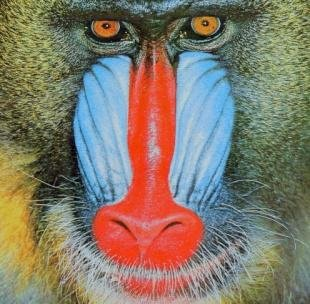
#> input picture Labo-5/content/Imagenes/mandril_color.jpg, 310 x 304 px
$ jupyter execute --allow-errors PracticaColores.ipynb
#> lines starting #> are read from the running program, lines starting #| are printed output that depends on the picture
#Configuracion

[cell 1]
#Pueden utiilizar la funcion convolve de scipy para realizar las convoluciones necesarias
from scipy import ndimage
from skimage import filters
from skimage import util
from skimage import color
import skimage.io as io
from skimage import exposure
from skimage import img_as_ubyte
from skimage import img_as_float
from skimage import img_as_float64


import cv2
import PIL

import matplotlib.pyplot as plt
import numpy as np

import os

#Imagenes de color RGB
Las imagenes digitales a color estaran compuestas por 3 dimensiones, cada una representando un canal diferente de color.

[cell 2]
# Indicamos el camino a la imagen
imagenFilename = os.path.join("./content/Imagenes", 'mandril_color.jpg')
# Abrimos la imagen sin pasarla a escala de gris.
imagenPrueba = io.imread(imagenFilename)
#> imagenPrueba is the input picture: shape (304, 310, 3); mean R, G, B 130.8, 121.6, 106.3

fig, axes = plt.subplots(2, 2, figsize=(8, 8))
ax = axes.ravel()

ax[0].imshow(imagenPrueba) # Imagen Compuesta
ax[1].imshow(imagenPrueba[:,:,0], cmap=plt.cm.gray) # Canal Rojo
ax[2].imshow(imagenPrueba[:,:,1], cmap=plt.cm.gray) # Canal Verde
ax[3].imshow(imagenPrueba[:,:,2], cmap=plt.cm.gray) # Canal Azul

fig.tight_layout()
plt.show()
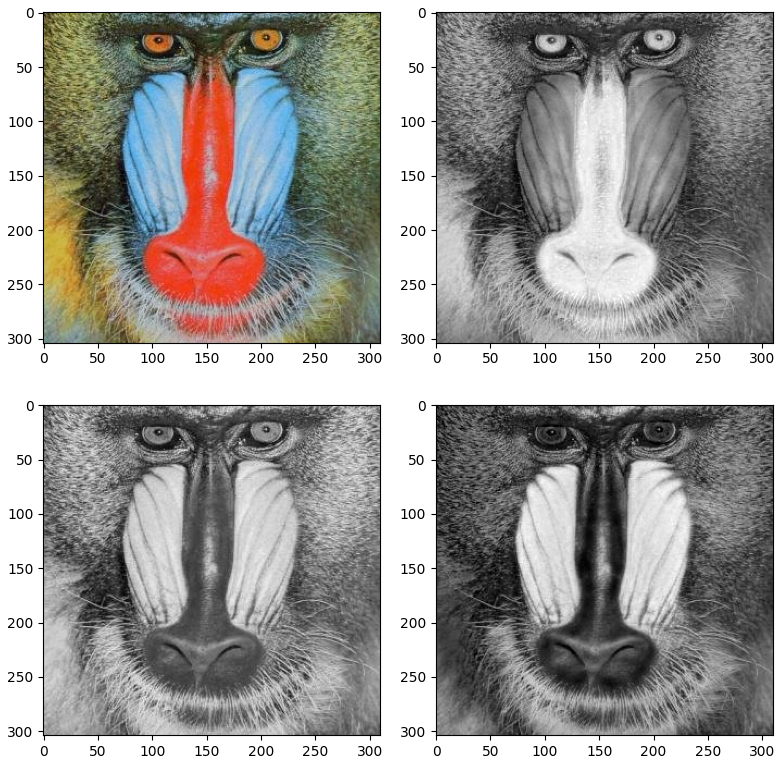
#> figure drawn by matplotlib, 4 panels

# Histograma Por Canal

[cell 3]
def histogramasPorCanalRGB(image):
  histogramaR, _ = np.histogram(image[:,:,0], bins=256, range=(0, 256))
#> histogramaR = 256 values, max 722 at index 107, min 5 at index 253, mean 368.1
  histogramaG, _ = np.histogram(image[:,:,1], bins=256, range=(0, 256))
#> histogramaG = 256 values, max 739 at index 181, min 0 at index 216, mean 368.1
  histogramaB, _ = np.histogram(image[:,:,2], bins=256, range=(0, 256))
#> histogramaB = 256 values, max 800 at index 65, min 0 at index 249, mean 368.1

  return histogramaR,histogramaG,histogramaB

[cell 4]
imagenFilename = os.path.join("./content/Imagenes", 'mandril_color.jpg')
imagenPrueba = io.imread(imagenFilename)
histR, histG, histB = histogramasPorCanalRGB(imagenPrueba)
#> histR has the same summary as histogramaR in histogramasPorCanalRGB; histG has the same summary as histogramaG in histogramasPorCanalRGB; histB has the same summary as histogramaB in histogramasPorCanalRGB

# Mostramos el resultado final
fig, axes = plt.subplots(2, 2, figsize=(8, 8))
ax = axes.ravel()

# Usamos imshow para graficar imagenes, utilizando el cmap plt.cm.gray para especificar que esta en escala de grises
ax[0].imshow(imagenPrueba)
ax[1].plot(range(256), histR)
ax[2].plot(range(256), histG)
ax[3].plot(range(256), histB)

fig.tight_layout()
plt.show()
#> figure, not shown here; panel 2: curve peaks at x = 107, y = 722; panel 3: curve peaks at x = 181, y = 739; panel 4: curve peaks at x = 65, y = 800

#Ecualizacion de Histograma por Canal
Realizar la ecualizacion por cada uno de los canales y mostrar las imagenes resultantes del modificar un histograma y mantener los otros 2. Por ultimo, imprimir la imagen con sus 3 canales ecualizados.

*(ayuda: pueden utilizar exposure.equalize_hist(img))*

[cell 5]
imagenFilename = os.path.join("./content/Imagenes", 'mandril_color.jpg')
imagenPrueba = io.imread(imagenFilename)

#Creamos los vectores donde guardar las imagenes ecualizadas
imgEcualizadaRojo = imagenPrueba.copy()
imgEcualizadaVerde = imagenPrueba.copy()
imgEcualizadaAzul = imagenPrueba.copy()
imgEcualizada = imagenPrueba.copy()

# Completar

# Ecualizamos el canal azul de la imagen utilizando exposure.equalize_hist, nos devuelve una imagen en formato float64 (0,1)
# Convertimos la imagen de float a uint8 utilizando img_as_ubyte
canalAzulEcualizado = exposure.equalize_hist(imagenPrueba[:,:,2])
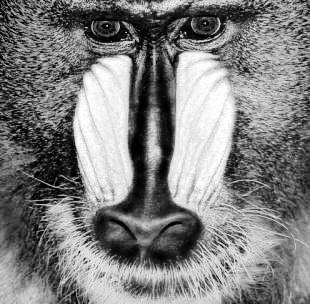
#> canalAzulEcualizado: shape (304, 310) float64; min 0.00184, max 1, mean 0.503
imgEcualizadaAzul[:,:,2] = img_as_ubyte(canalAzulEcualizado)
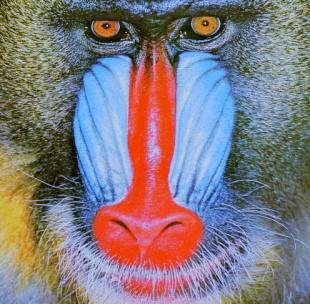
#> imgEcualizadaAzul: shape (304, 310, 3); mean R, G, B 130.8, 121.6, 128.2

canalRojoEcualizado = exposure.equalize_hist(imagenPrueba[:,:,0])
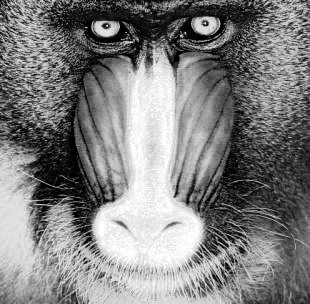
#> canalRojoEcualizado: shape (304, 310) float64; min 0.000318, max 1, mean 0.503
imgEcualizadaRojo[:,:,0] = img_as_ubyte(canalRojoEcualizado)

canalVerdeEcualizado = exposure.equalize_hist(imagenPrueba[:,:,1])
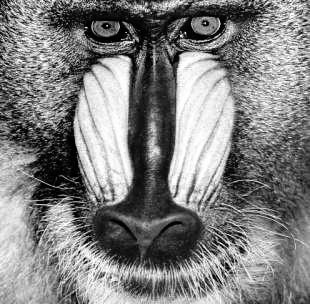
#> canalVerdeEcualizado: shape (304, 310) float64; min 0.000117, max 1, mean 0.503
imgEcualizadaVerde[:,:,1] = img_as_ubyte(canalVerdeEcualizado)
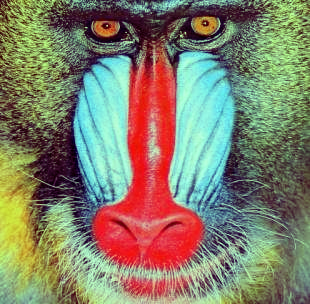
#> imgEcualizadaVerde: shape (304, 310, 3); mean R, G, B 130.8, 128.3, 106.3

imgEcualizada = exposure.equalize_hist(imagenPrueba)
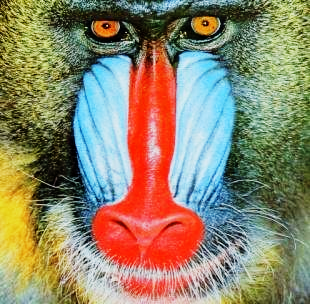
#> imgEcualizada: shape (304, 310, 3) float64; mean R, G, B 0.56, 0.525, 0.422

fig, axes = plt.subplots(2, 3, figsize=(8, 8))
ax = axes.ravel()

ax[0].imshow(imagenPrueba)
ax[1].imshow(imgEcualizadaRojo)
ax[2].imshow(imgEcualizadaVerde)
ax[3].imshow(imgEcualizadaAzul)
ax[4].imshow(imgEcualizada)

#Conversion HSI a RGB y viceversa

[cell 6]
from skimage.color import rgb2hsv, hsv2rgb
def RGBaHSI(image):
  Rojo = 0
  Verde = 1
  Azul = 2
  rgbNormalizado = img_as_float(image)
  imagenRes = rgbNormalizado.copy()

  for x in  range(rgbNormalizado.shape[0]):
    for y in  range(rgbNormalizado.shape[1]):
      r = rgbNormalizado[x,y,Rojo]
      g = rgbNormalizado[x,y,Verde]
      b = rgbNormalizado[x,y,Azul]

      # Canal H
      h_1 = (((r-g)+(r-b))/2)
      h_2 = (np.sqrt((r-g)*(r-g)+(r-b)*(g-b)))
      if(h_2 == 0):
         h = 0
      else :
         h = np.arccos( h_1 / h_2 )

      if(b > g):
          h = 2*np.pi - h
      # Canal S
      s = 1 - ((3/(r+g+b))*min(min(r,g),b))
      # Canal i
      i = ((1/3)*(r+g+b))

      imagenRes[x,y,0] = h
      imagenRes[x,y,1] = s
      imagenRes[x,y,2] = i
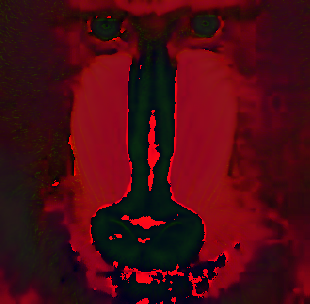
#> imagenRes: shape (304, 310, 3) float64; mean R, G, B 1.86, 0.256, 0.469; drawn with min black and max white

  return

[cell 7]
# [33 lines left out: function HSIaRGB, not called in this run]

[cell 8]
imagenFilename = os.path.join("./content/Imagenes", 'mandril_color.jpg')
imagenPrueba = io.imread(imagenFilename)

imageHSI = RGBaHSI(imagenPrueba)

fig, axes = plt.subplots(2, 2, figsize=(8, 8))
ax = axes.ravel()

ax[0].imshow(imagenPrueba)
#> (the rest of this cell did not finish here and is left out)

# Ecualizacion de Intensidad

[cell 9]
imagenFilename = os.path.join("./content/Imagenes", 'mandril_color.jpg')
imagenPrueba = io.imread(imagenFilename)

imageHSI = RGBaHSI(imagenPrueba)

#> (the rest of this cell did not finish here and is left out)

# Operadores Puntales en HSI
Escriban sus propios operadores puntuales y apliquen diferentes operaciones a cada canal por separado, estudiando como resulta la imagen al volver a RGB.

*(ayuda: utilizar la funcion np.vectorize para convertir una funcion puntual en un operador para toda la matriz. El resultado de la funcion siempre debe estar entre 0 y 1)*

[cell 10]
#Funcion de ejemplo que invierte el valor, suponiendo que esta en escala (0,1)
def operadorEjemplo1(pixel):
  return 1-pixel

#Funcion de ejemplo que duplica el valor actual
def operadorEjemplo2(pixel):
  return 2*pixel

# [4 lines left out: function operadorT, not called in this run]

def operadorPi(pixel):
  pixel = [pixel[0] - np.pi ,pixel[1],pixel[2]]
  return

# [8 lines left out: function aplicarOperadorT, not called in this run]


def aplicarOperadorEj1(image):
  res = image.copy()

  for x in range(image.shape[0]):
    for y in range(image.shape[1]):
      res[x,y] = operadorEjemplo1(res[x,y])

  return


# [18 lines left out: functions aplicarOperadorEj2, aplicarOperadorPi, not called in this run]

[cell 11]
imagenFilename = os.path.join("./content/Imagenes", 'mandril_color.jpg')
imagenPrueba = io.imread(imagenFilename)
operadorPuntualEjemplo1 = np.vectorize(operadorEjemplo1)
operadorPuntualEjemplo2 = np.vectorize(operadorEjemplo2)

imageHSI = RGBaHSI(imagenPrueba)

#> (the rest of this cell did not finish here and is left out)

#Realce de Saturacion
Multiplicar por una constante c > 1 cada pixel en el plano de la saturacion. Ver que esto aumenta la intensidad aparente.

Si c < 1 ver que reduce la intensidad del color.

[cell 12]
imagenFilename = os.path.join("./content/Imagenes", 'mandril_color.jpg')
imagenPrueba = io.imread(imagenFilename)

c1 = 2
imageHSI = RGBaHSI(imagenPrueba)
#> (the rest of this cell did not finish here and is left out)

#Se realizan diferentes transformaciones lineales y no lineales al canal de saturación

[cell 13]
imagenFilename = os.path.join("./content/Imagenes", 'mandril_color.jpg')
imagenPrueba = io.imread(imagenFilename)

imageHSI = RGBaHSI(imagenPrueba)

#> (the rest of this cell did not finish here and is left out)

#Alteracion de Hue (cambio de tono)
Sumar la constante c a los valores del canal H y ver el efecto en los colores cuando c es muy chico yque sucede cuando c es muy grande.

(ayuda: Recordar que el tono representa un angulo en la *rueda de color*, donde 0 = 0 y 1 = 2π. Si al sumar una constante el valor es mayor a 1, el angulo deberia *dar la vuelta* como las manijas de un reloj. Lo mismo si c es negativo)

Por ejemplo, si c fuera 0.5, es decir sumar el angulo π, la transformacion tendria la forma:

[cell 14]
# [5 lines left out: function cambioDeTono, not called in this run]

[cell 15]
imagenFilename = os.path.join("./content/Imagenes", 'mandril_color.jpg')
imagenPrueba = io.imread(imagenFilename)
operadorPuntualCambioDeTono = np.vectorize(cambioDeTono)

#Caso de c chico - c = 0.05
#En este caso vemos un realce de los verdes
#Por ejemplo originalmente el pelaje en la esquina inferior derecha es amarillento, despues de una pequeña rotación
#se acerca al verde lo que corresponde a la representacion del circulo de colores (el amarillo y verde son "adyacentes")
#Así vemos que en canal H hay pocas variaciones
imageHSI = RGBaHSI(imagenPrueba)
#> (the rest of this cell did not finish here and is left out)

#Analisis por Canal
Ver cual es el canal donde los detalles son mas visibles y en en cual es mas distinguible un granulado en una imagen.

Ver a cual de los canales afectan mas los bordes difuminados.

Para este punto utilizar el data set de imagenes debajo del agua subidas al campus. Realicen ecualizacion en el canal necesario para resaltar los detalles de las imagenen, comparen con las imagenes ya post procesadas subidas al campus.

[cell 16]
imagenFilename = os.path.join("./content/ColorImagenesRealesTdF", '1908xx.png')
imagenPrueba = PIL.Image.open(imagenFilename)
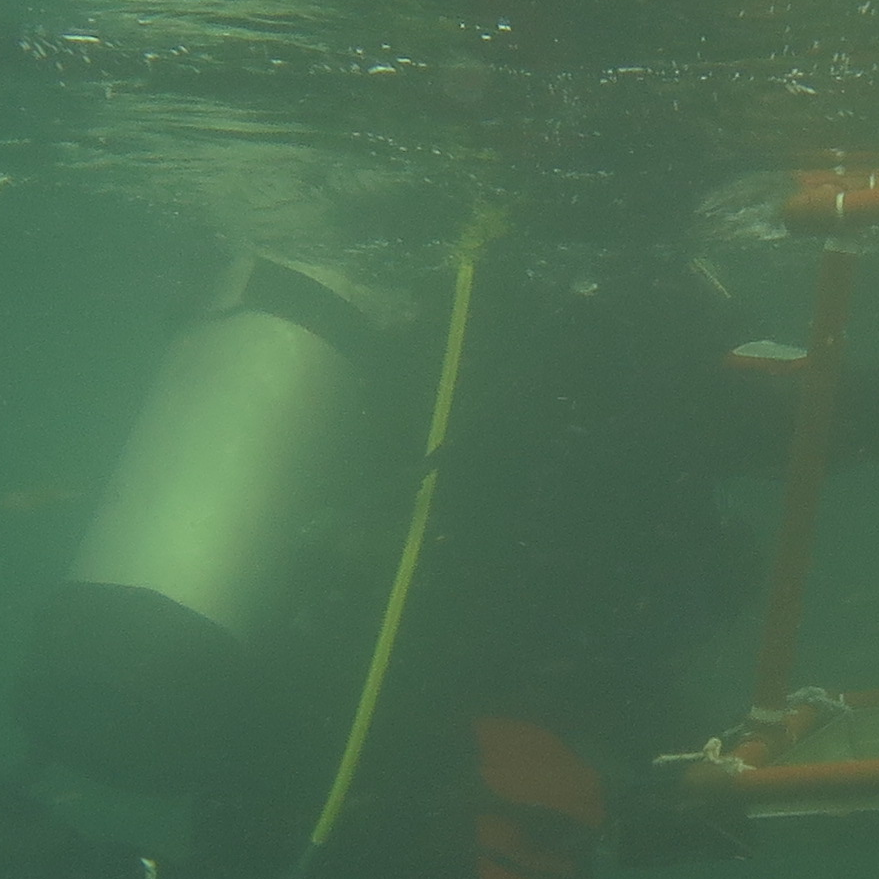
#> input picture Labo-5/ColorImagenesRealesTdF/1908xx.png, 879 x 879 px, found by its file name
#> imagenPrueba is the input picture: PIL image 879x879 RGBA; mean R, G, B, A 75, 107.1, 80.2, 255
imagenPrueba = imagenPrueba.convert('RGB')
#> imagenPrueba: PIL image 879x879 RGB
imagenPrueba = img_as_float(np.asarray(imagenPrueba))
#> imagenPrueba: shape (879, 879, 3) float64

imagenPruebaDifuminado = filters.gaussian(imagenPrueba)
imagenPruebaGranulado = util.random_noise(imagenPrueba,'s&p')


imagenPrueba = color.rgb2hsv(imagenPrueba)
#> imagenPrueba: shape (879, 879, 3) float64; mean of channels 0, 1, 2 0.359, 0.315, 0.42
imagenPruebaDifuminado = color.rgb2hsv(imagenPruebaDifuminado)
#> imagenPruebaDifuminado: shape (879, 879, 3) float64; mean of channels 0, 1, 2 0.409, 0.0844, 0.351
imagenPruebaGranulado = color.rgb2hsv(imagenPruebaGranulado)
#> imagenPruebaGranulado: shape (879, 879, 3) float64; mean of channels 0, 1, 2 0.368, 0.392, 0.46

[cell 17]
fig, axes = plt.subplots(1, 3, figsize=(10, 10))
ax = axes.ravel()

ax[0].imshow(imagenPrueba,cmap=plt.cm.gray,vmin=0,vmax=1)
ax[1].imshow(imagenPruebaDifuminado,cmap=plt.cm.gray,vmin=0,vmax=1)
ax[2].imshow(imagenPruebaGranulado,cmap=plt.cm.gray,vmin=0,vmax=1)

[cell 18]
fig, axes = plt.subplots(1, 3, figsize=(10, 10))
ax = axes.ravel()
ax[0].imshow(imagenPrueba[:,:,0],cmap=plt.cm.gray,vmin=0,vmax=1)
ax[1].imshow(imagenPrueba[:,:,1],cmap=plt.cm.gray,vmin=0,vmax=1)
ax[2].imshow(imagenPrueba[:,:,2],cmap=plt.cm.gray,vmin=0,vmax=1)

[cell 19]
fig, axes = plt.subplots(1, 3, figsize=(10, 10))
ax = axes.ravel()
ax[0].imshow(imagenPruebaDifuminado[:,:,0],cmap=plt.cm.gray,vmin=0,vmax=1)
ax[1].imshow(imagenPruebaDifuminado[:,:,1],cmap=plt.cm.gray,vmin=0,vmax=1)
ax[2].imshow(imagenPruebaDifuminado[:,:,2],cmap=plt.cm.gray,vmin=0,vmax=1)

[cell 20]
fig, axes = plt.subplots(1, 3, figsize=(10, 10))
ax = axes.ravel()
ax[0].imshow(imagenPruebaGranulado[:,:,0],cmap=plt.cm.gray,vmin=0,vmax=1)
ax[1].imshow(imagenPruebaGranulado[:,:,1],cmap=plt.cm.gray,vmin=0,vmax=1)
ax[2].imshow(imagenPruebaGranulado[:,:,2],cmap=plt.cm.gray,vmin=0,vmax=1)
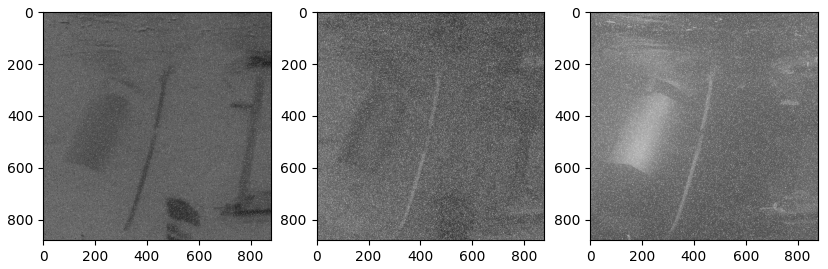
#> figure drawn by matplotlib, 3 panels
